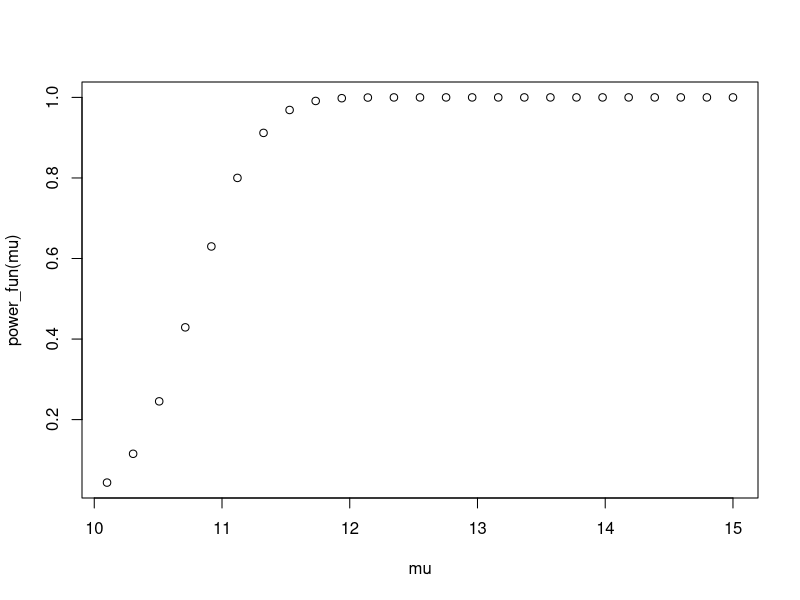
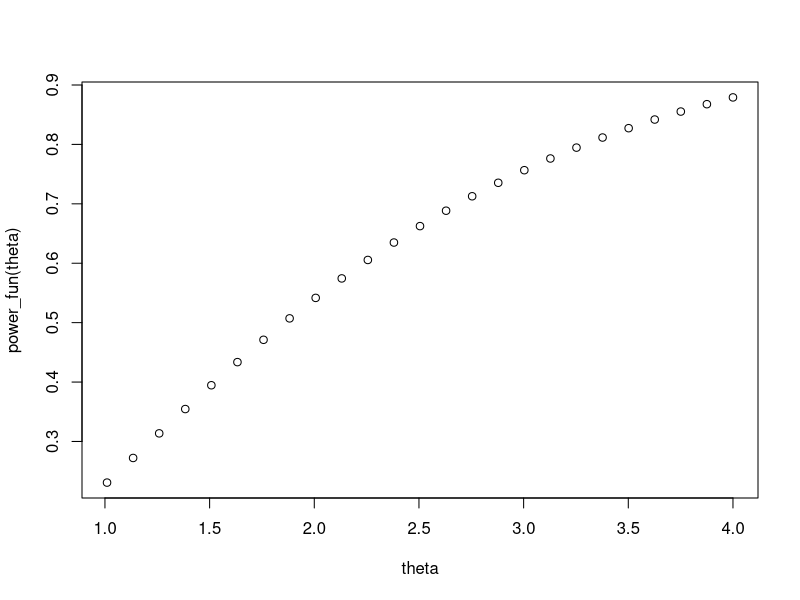
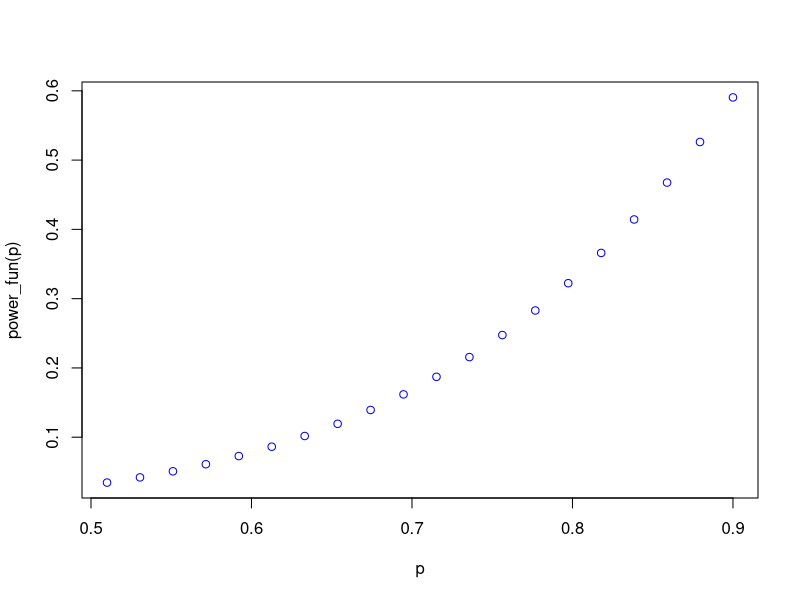
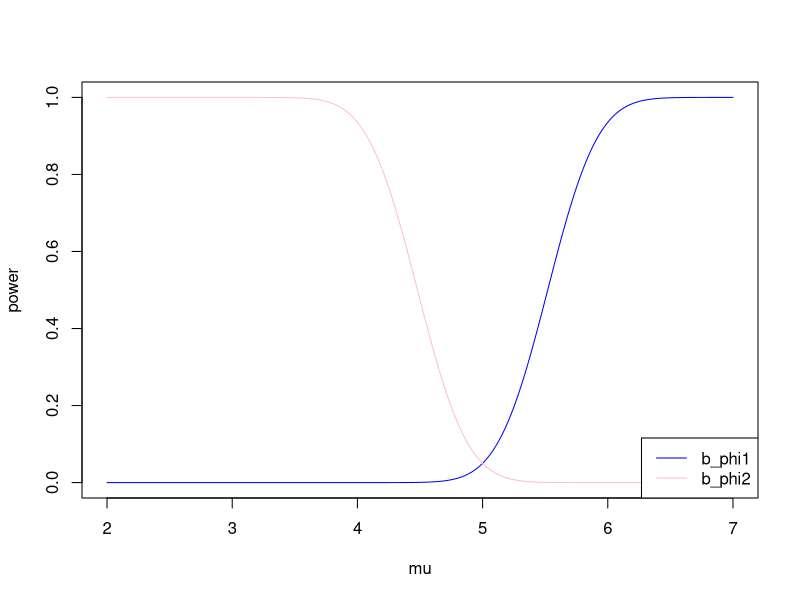

Generate these figures, in order, with R:
## ---- chunk 1
mu_o=10
n=25
sigma_2=4
alpha=0.025

#a) to find the value of c
z_alpha=qnorm(alpha,lower.tail = F)
c=mu_o+sqrt(sigma_2)/sqrt(n)*z_alpha
c

#b) to find power function of different values of mu
mu=seq(10.1,15,length.out=25)
power_fun=function(mu){
  1-pnorm(z_alpha+sqrt(n)/sqrt(sigma_2)*(mu_o-mu))
}
plot(mu,power_fun(mu))

## ---- chunk 2
theta=seq(1.01,4,length.out=25)
power_fun=function(theta){
  ppois(2,theta,lower.tail=F)+0.8*dpois(2,theta)
}
plot(theta,power_fun(theta))
## ---- chunk 3
n=5
p_o=0.5

# To find k
k=seq(0,n,1)
pbinom(k,n,p_o,lower.tail=F)
#Here appropriate value of k is 4 
# k= 4

# To find gamma 
l=(0.05-pbinom(4,n,p_o,lower.tail=F))/dbinom(4,n,p_o)
l
cat("here the value of k is 4 and the value of gamma=(l)is",l)
p=seq(0.51,0.9,length.out=20)
power_fun=function(p){
  pbinom(4,n,p,lower.tail = F)
}
plot(p,power_fun(p),col="blue")
     
## ---- chunk 4
n=10
mu_o=5
sigma=1
alpha=0.05
z_alpha=qnorm(alpha,lower.tail=F)
mu=seq(2,7,length.out=500)

#power function
#H_0:mu=5 vs H_1:mu>5
b_phi1=function(mu){
  1-pnorm(sqrt(n)*(mu_o-mu)+z_alpha)
}
plot(mu,b_phi1(mu),type="l",col="blue",xlab="mu",ylab="power")
#H_0:mu=5 vs H_1:mu<5
b_phi2=function(mu){
  pnorm(sqrt(n)*(mu_o-mu)-z_alpha)
}
lines(mu,b_phi2(mu),col="pink")
legend("bottomright",legend=c("b_phi1","b_phi2"),col=c("blue","pink"),lty=1)
